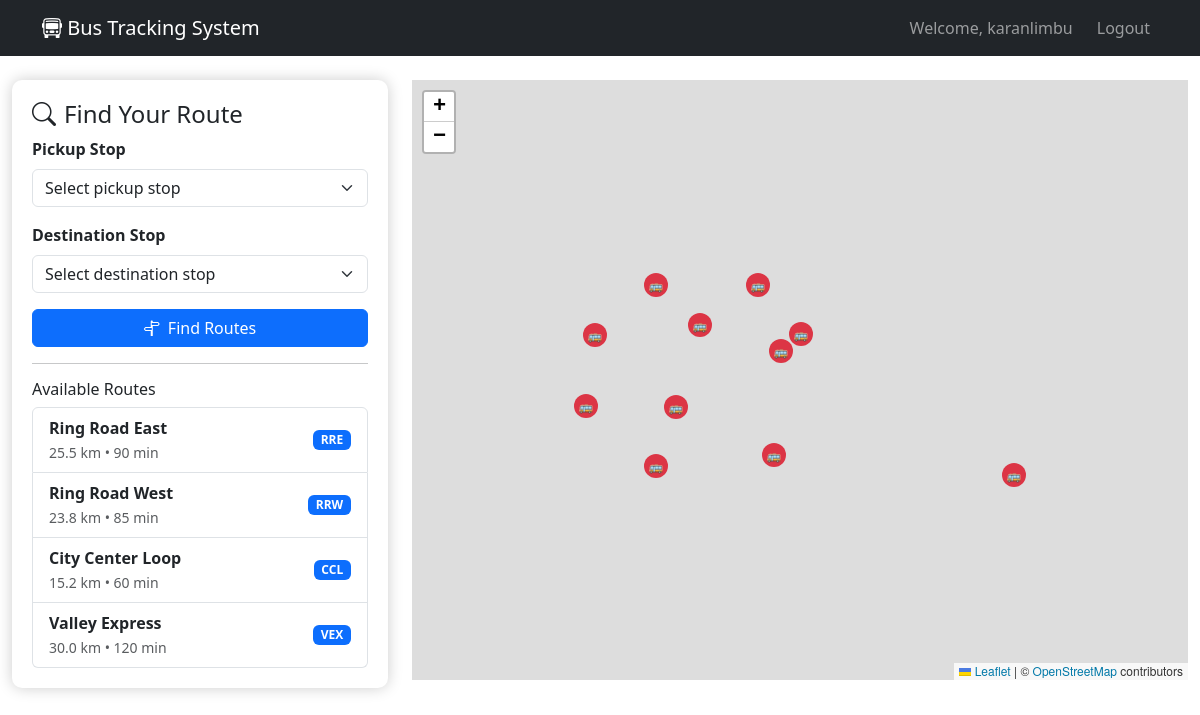
The app's page /tracking/map/ (signed in) with its own data.
### users/models.py (models this page shows, shortened)
class CustomUser(AbstractUser):
    USER_TYPES = (
        ('passenger', 'Passenger'),
        ('driver', 'Driver'),
        ('admin', 'Admin'),
    )
    user_type = models.CharField(max_length=10, choices=USER_TYPES, default='passenger')
    phone = models.CharField(max_length=15, blank=True)

### tracking/models.py (models this page shows, shortened)
class Route(models.Model):
    name = models.CharField(max_length=100)
    code = models.CharField(max_length=10, unique=True)
    description = models.TextField(blank=True)
    total_distance = models.FloatField(help_text="Distance in kilometers", default=0)
    estimated_duration = models.IntegerField(help_text="Estimated duration in minutes", default=0)
    is_active = models.BooleanField(default=True)

### tracking/views.py (the view)
# urls.py: path('map/', views.map_view, name='map_view'),
@login_required
def map_view(request):
    bus_stops = BusStop.objects.all()
    routes = Route.objects.filter(is_active=True)
    bus_stops_geojson = {
        "type": "FeatureCollection",
        "features": [
            {
                "type": "Feature",
                "geometry": {
                    "type": "Point",
                    "coordinates": [stop.longitude, stop.latitude],
                },
                "properties": {
                    "id": stop.id,
                    "name": stop.name,
                    "code": stop.code,
                    "address": stop.address,
                }
            } for stop in bus_stops
        ]
    }
    return render(request, 'tracking/map.html', {
        'bus_stops': bus_stops,
        'bus_stops_geojson': json.dumps(bus_stops_geojson),
        'routes': routes,
    })

### templates/tracking/map.html (shortened to what this page needs)
<!DOCTYPE html>
<html>
<head>
    <link rel="stylesheet" href="https://unpkg.com/leaflet@1.9.4/dist/leaflet.css" />
    <link href="https://cdn.jsdelivr.net/npm/bootstrap@5.3.0/dist/css/bootstrap.min.css" rel="stylesheet">
    <link rel="stylesheet" href="https://cdn.jsdelivr.net/npm/bootstrap-icons@1.10.0/font/bootstrap-icons.css">
</head>
<body>
    <nav class="navbar navbar-expand-lg navbar-dark bg-dark">
        <div class="container">
            <a class="navbar-brand" href="{% url 'user_home' %}">
                <i class="bi bi-bus-front"></i> Bus Tracking System
            </a>
            <div class="navbar-nav ms-auto">
                <span class="navbar-text me-3">Welcome, {{ user.username }}</span>
                <a class="nav-link" href="{% url 'logout' %}">Logout</a>
            </div>
        </div>
    </nav>
    <div class="container-fluid mt-4">
        <div class="row">
            <div class="col-md-4">
                <div class="search-panel">
                    <h4><i class="bi bi-search me-2"></i>Find Your Route</h4>
                    <form id="routeForm" method="post" action="{% url 'tracking:find_routes' %}">
                        <div class="mb-3">
                            <label class="form-label fw-bold">Pickup Stop</label>
                            <select class="form-select" id="pickupStop" name="pickup_stop" required>
                                <option value="">Select pickup stop</option>
                            </select>
                        </div>
                        <div class="mb-3">
                            <label class="form-label fw-bold">Destination Stop</label>
                            <select class="form-select" id="destinationStop" name="destination_stop" required>
                                <option value="">Select destination stop</option>
                            </select>
                        </div>
                        <button type="submit" class="btn btn-primary w-100">
                            <i class="bi bi-signpost-split me-2"></i>Find Routes
                        </button>
                    </form>
                    <hr>
                    <div class="mt-3">
                        <h6>Available Routes</h6>
                        <div class="list-group">
                            {% for route in routes %}
                            <div class="list-group-item">
                                <div class="d-flex justify-content-between align-items-center">
                                    <div>
                                        <strong>{{ route.name }}</strong>
                                        <br>
                                        <small class="text-muted">{{ route.total_distance }} km • {{ route.estimated_duration }} min</small>
                                    </div>
                                    <span class="badge bg-primary">{{ route.code }}</span>
                                </div>
                            </div>
                            {% endfor %}
                        </div>
                    </div>
                </div>
            </div>
            <div class="col-md-8">
                <div id="map"></div>
            </div>
        </div>
    </div>
</body>
</html>

### templates/tracking/map.html (style rules this page uses)
#map { height: 600px; width: 100%; }
.search-panel { background: white; padding: 20px; border-radius: 10px; box-shadow: 0 0 15px rgba(0,0,0,0.2); margin-bottom: 20px; }

### records on screen
CustomUser: username "karanlimbu"
Route: name "Ring Road East", total_distance "25.5", estimated_duration "90", code "RRE"
Route: name "Ring Road West", total_distance "23.8", estimated_duration "85", code "RRW"
Route: name "City Center Loop", total_distance "15.2", estimated_duration "60", code "CCL"
Route: name "Valley Express", total_distance "30.0", estimated_duration "120", code "VEX"
